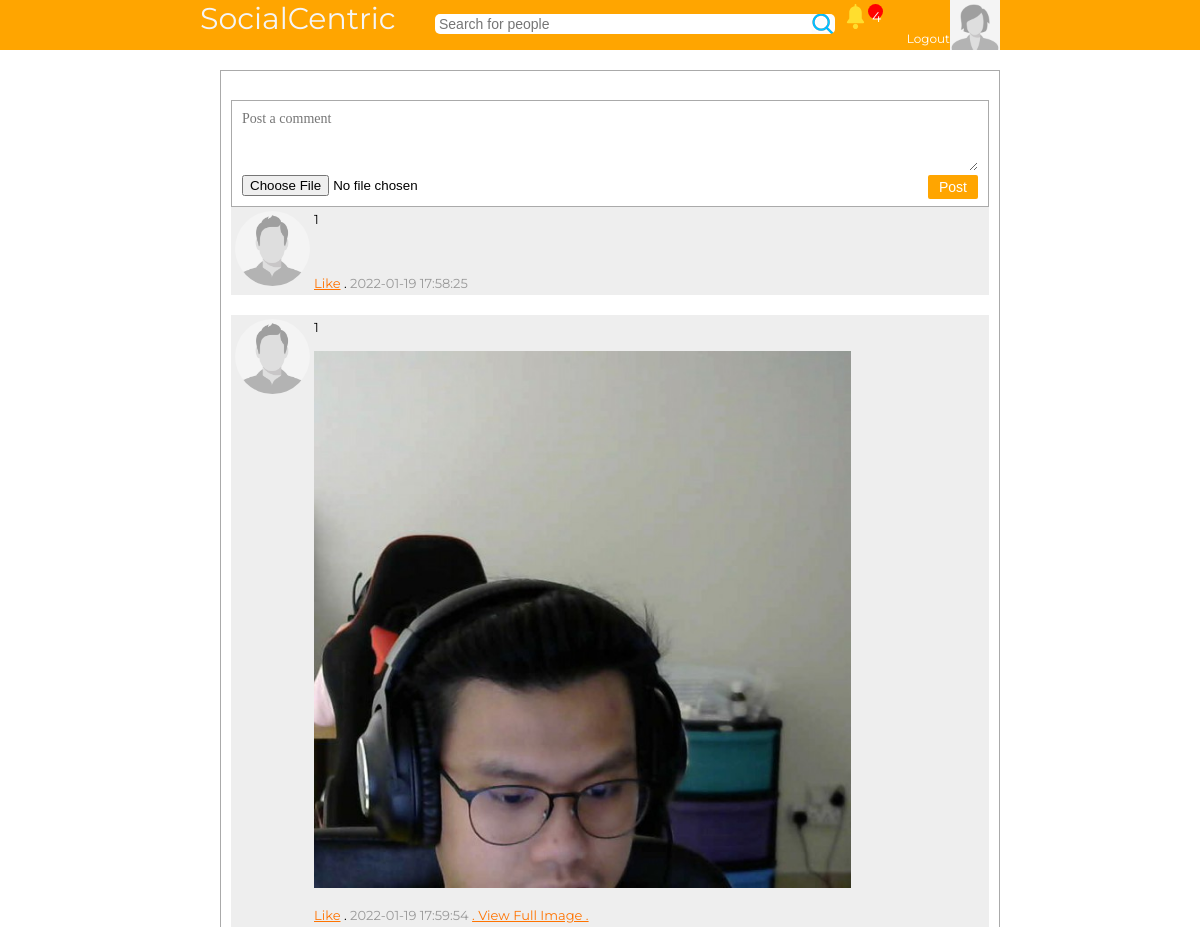
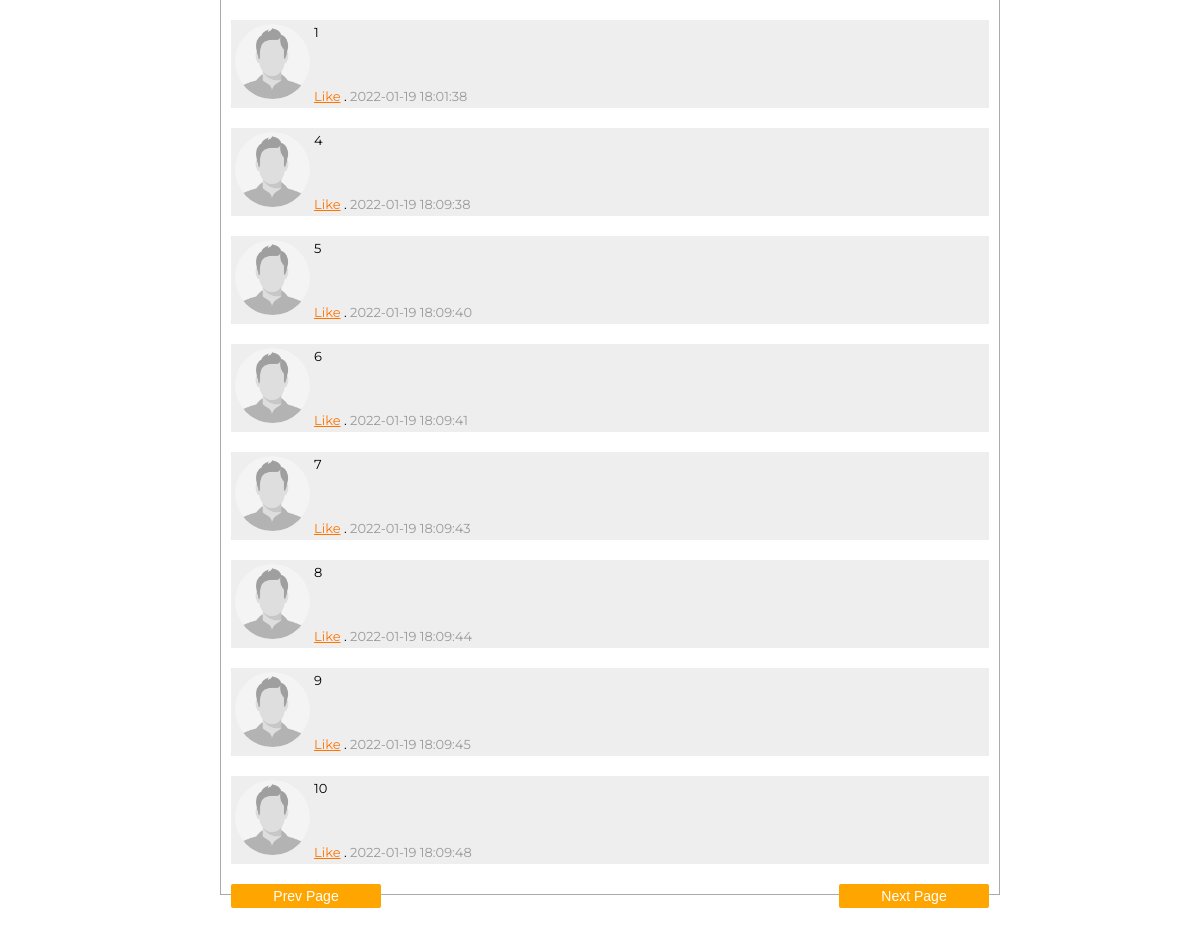
/single_post.php (signed in), run on the app's committed database (2 pictures, top to bottom).
### tables this page shows
CREATE TABLE IF NOT EXISTS `users` (
  `id` bigint(20) NOT NULL AUTO_INCREMENT,
  `userid` bigint(20) NOT NULL,
  `first_name` varchar(20) NOT NULL,
  `last_name` varchar(20) NOT NULL,
  `gender` varchar(6) NOT NULL,
  `profile_image` varchar(500) DEFAULT NULL,
  `cover_image` varchar(500) DEFAULT NULL,
  `date` datetime NOT NULL DEFAULT CURRENT_TIMESTAMP,
  `online` int(11) NOT NULL DEFAULT '0',
  `email` varchar(100) NOT NULL,
  `password` varchar(64) NOT NULL,
  `url_address` varchar(100) NOT NULL,
  `likes` int(11) NOT NULL DEFAULT '0',
  `about` text,
  `tag_name` varchar(20) DEFAULT NULL,
  PRIMARY KEY (`id`),
  KEY `userid` (`userid`),
  KEY `date` (`date`),
  KEY `online` (`online`),
  KEY `email` (`email`),
  KEY `url_address` (`url_address`),
  KEY `likes` (`likes`),
  KEY `tag_name` (`tag_name`)
);

CREATE TABLE IF NOT EXISTS `posts` (
  `id` bigint(20) NOT NULL AUTO_INCREMENT,
  `postid` bigint(20) NOT NULL,
  `post` text NOT NULL,
  `image` varchar(500) DEFAULT NULL,
  `has_image` tinyint(1) NOT NULL DEFAULT '0',
  `is_profile_image` tinyint(1) NOT NULL DEFAULT '0',
  `is_cover_image` tinyint(1) NOT NULL DEFAULT '0',
  `parent` bigint(20) DEFAULT NULL,
  `date` datetime NOT NULL DEFAULT CURRENT_TIMESTAMP,
  `userid` bigint(20) NOT NULL,
  `likes` int(11) NOT NULL DEFAULT '0',
  `comments` int(11) NOT NULL DEFAULT '0',
  `tags` varchar(2048) DEFAULT NULL,
  PRIMARY KEY (`id`),
  KEY `postid` (`postid`),
  KEY `date` (`date`),
  KEY `parent` (`parent`),
  KEY `userid` (`userid`),
  KEY `likes` (`likes`),
  KEY `comments` (`comments`)
);

### classes/connect.php (called while the page is built, shortened)
<?php
class Database
{
	private $host = "localhost:3306";
	private $username = "root";
	private $password = "";
	private $db = "socialcentric";
	function connect()
	{
		$connection = mysqli_connect($this->host,$this->username,$this->password,$this->db);
		return $connection;
	}
	function read($query)
	{
		$conn = $this->connect();
		$result = mysqli_query($conn,$query);
		if(!$result)
		{
			return false;
		}
		else
		{
			$data = false;
			while($row = mysqli_fetch_assoc($result))
			{
				$data[] = $row;
			}
			return $data;
		}
	}
}
?>

### classes/login.php (called while the page is built, shortened)
<?php
class Login
{
	public function check_login($id,$redirect = true)
	{
		if(is_numeric($id))
		{
			$query = "select * from users where userid = '$id' limit 1 ";
			$DB = new Database();
			$result = $DB->read($query);
			if($result)
			{
				$user_data = $result[0];
				return $user_data;
			}
		}
	}
}
?>

### classes/image.php (called while the page is built, shortened)
<?php
class Image
{
	public function get_thumb_profile($filename)
	{
		$thumbnail = $filename . "_profile_thumb.jpg";
		if(file_exists($thumbnail))
		{
			return $thumbnail;
		}
	}
	public function get_thumb_post($filename)
	{
		$thumbnail = $filename . "_post_thumb.jpg";
		if(file_exists($thumbnail))
		{
			return $thumbnail;
		}
	}
}
?>

### classes/post.php (called while the page is built, shortened)
<?php
class Post
{
	public function get_comments($id)
	{
		$page_number = isset($_GET['page']) ? (int)$_GET['page'] : 1;
  		$page_number = ($page_number < 1) ? 1 : $page_number;
		$limit = 10;
 		$offset = ($page_number - 1) * $limit;
		$query = "select * from posts where parent = '$id' order by id asc limit $limit offset $offset";
		$DB = new Database();
		$result = $DB->read($query);
		if($result)
		{
			return $result;
		}else
		{
			return false;
		}
	}
}
?>

### comment.php (the view, shortened to what this page needs)
<div id="post" style="background-color: #eee;">
	<div>
		<?php
			$image = "images/user_male.jpg";
		?>
		<img src="<?php echo $image ?>" style="width: 75px;margin-right: 4px;border-radius: 50%;">
	</div>
	<div style="width: 100%;">
		<?php echo check_tags($COMMENT['post']) ?>
		<br><br>
		<?php
			if(file_exists($COMMENT['image']))
			{
				$post_image = $image_class->get_thumb_post($COMMENT['image']);
				echo "<img src='$post_image' style='width:80%;' />";
			}
		?>
	<br/><br/>
	<?php
		$likes = ($COMMENT['likes'] > 0) ? "(" .$COMMENT['likes']. ")" : "" ;
	?>
	<a href="like.php?type=post&id=<?php echo $COMMENT['postid'] ?>">Like<?php echo $likes ?></a> .
	<span style="color: #999;">
		<?php echo $COMMENT['date'] ?>
	</span>
	<?php
		if($COMMENT['has_image']){
			echo "<a href='image_view.php?id=$COMMENT[postid]' >";
			echo ". View Full Image . ";
			echo "</a>";
		}
	?>
	</div>
</div>

### single_post.php (shortened to what this page needs)
<?php
	$login = new Login();
	$user_data = $login->check_login($_SESSION['mybook_userid']);
 	$USER = $user_data;
	$Post = new Post();
	$ROW = false;
?>
<!DOCTYPE html>
	<html>
	<head>
	<link rel="stylesheet" href="styles/single_post.css" />
	</head>
	<body style= "background-image:url('brownbody.png');">
		<?php include("header.php"); ?>
		<div style="width: 800px;margin:auto;min-height: 400px;">
			<div style="display: flex;">
 				<div style="min-height: 400px;flex:2.5;padding: 20px;padding-right: 0px;">
 					<div style="border:solid thin #aaa; padding: 10px;background-color: white;">
  					 <?php
  					 		$image_class = new Image();
  					 ?>
  					 <?php if($ROW['parent'] == 0): ?>
	  					 <br style="clear: both;">
	  					 <div style="border:solid thin #aaa; padding: 10px;background-color: white;">
	 						<form method="post" enctype="multipart/form-data">
		 						<textarea name="post" placeholder="Post a comment"></textarea>
		 						<input type="file" name="file">
		 						<input id="post_button" type="submit" value="Post" style="background-color: orange;color: white;">
		 						<br>
	 						</form>
	 					</div>
 					 <?php else: ?>
 					 	<a href="single_post.php?id=<?php echo $ROW['parent'] ?>" >
 					 		<input id="post_button" style="width:auto;float: left;cursor: pointer;" type="button" value="Back to main post" />
 					 	</a>
 					 <?php endif; ?>
 						<?php
 							$comments = $Post->get_comments($ROW['postid']);
 							if(is_array($comments)){
 								foreach ($comments as $COMMENT) {
 									include("comment.php");
 								}
 							}
 							$pg = pagination_link();
 						?>
 						<?php if($ROW['parent'] == 0): ?>
	 						<a href="<?= $pg['next_page'] ?>">
		 					 <input id="post_button" type="button" value="Next Page" style="float: right;width:150px;">
		 					 </a>
		 					 <a href="<?= $pg['prev_page'] ?>">
		 					 <input id="post_button" type="button" value="Prev Page" style="float: left;width:150px;">
		 					 </a>
		 				<?php endif; ?>
 					</div>
 				</div>
			</div>
		</div>
	</body>
</html>

### header.php (shortened to what this page needs)
<?php
	$corner_image = "images/user_male.jpg";
	if(isset($USER)){
		if(file_exists($USER['profile_image']))
		{
			$image_class = new Image();
			$corner_image = $image_class->get_thumb_profile($USER['profile_image']);
		}else{
			if($USER['gender'] == "Female"){
				$corner_image = "images/user_female.jpg";
			}
		}
	}
?>
<div id="header">
	<form method="get" action="search.php">
		<div style="width: 800px;margin:auto;font-size: 30px;">
			<a href="index.php" style="color: whitesmoke; text-decoration:none;">SocialCentric</a>
			&nbsp &nbsp <input type="text" id="search_box" name="find" placeholder="Search for people" />
			<?php if(isset($USER)): ?>
				<a href="profile.php">
				<img src="<?php echo $corner_image ?>" style="width: 50px;float: right;">
				</a>
				<a href="logout.php">
				<span style="font-size:12px;float: right;margin-top:31px;color:white;">Logout</span>
				</a>
				<a href="notifications.php">
				<span style="display: inline-block;position: relative;">
					<img src="notif.svg" style="width:25px;float:right;margin-bottom10px;">
					<?php
						$notif = check_notifications();
					?>
					<?php if($notif > 0): ?>
						<div style="background-color: red;color: white;position: absolute;right:-15px;
						width:15px;height: 15px;border-radius: 50%;padding: 4px;text-align:center;font-size: 14px;"><?= $notif ?></div>
					<?php endif; ?>
				</span>
				</a>
			<?php endif; ?>
		</div>
	</form>
</div>

### classes/functions.php (shortened to what this page needs)
<?php
function pagination_link(){
	$page_number = isset($_GET['page']) ? (int)$_GET['page'] : 1;
	$arr['next_page'] = "";
	$arr['prev_page'] = "";
	$url = "http://" . $_SERVER['SERVER_NAME'] . $_SERVER['SCRIPT_NAME'];
	$url .= "?";
	$next_page_link = $url;
	$prev_page_link = $url;
	$page_found = false;
	$arr['next_page'] = $next_page_link;
	$arr['prev_page'] = $prev_page_link;
	if(!$page_found){
		$arr['next_page'] = $next_page_link . "&page=2";
		$arr['prev_page'] = $prev_page_link . "&page=1";
	}
	return $arr;
}
function check_notifications()
{
	$number = 0;
	$userid = $_SESSION['mybook_userid'];
	$DB = new Database();
	$follow = array();
	$sql = "select * from content_i_follow where disabled = 0 && userid = '$userid' limit 100";
	$i_follow = $DB->read($sql);
	if(count($follow) > 0){
		$str = "'" . implode("','", $follow) . "'";
		$query = "select * from notifications where (userid != '$userid' && content_owner = '$userid') || (contentid in ($str)) order by id desc limit 30";
	}else{
		$query = "select * from notifications where userid != '$userid' && content_owner = '$userid' order by id desc limit 30";
	}
 	$data = $DB->read($query);
 	if(is_array($data)){
 		foreach ($data as $row) {
	 		$query = "select * from notification_seen where userid = '$userid' && notification_id = '$row[id]' limit 1";
			$check = $DB->read($query);
			if(!is_array($check)){
				$number++;
			}
		}
	}
	return $number;
}
function check_tags($text)
{
	$str = "";
	$words = explode(" ", $text);
	if(is_array($words) && count($words)>0)
	{
		$DB = new Database();
		foreach ($words as $word) {
			if(preg_match("/@[a-zA-Z_0-9\Q,.\E]+/", $word)){
				$word = trim($word,'@');
				$word = trim($word,',');
				$tag_name = esc(trim($word,'.'));
				$query = "select * from users where tag_name = '$tag_name' limit 1";
				$user_row = $DB->read($query);
				if(is_array($user_row)){
					$user_row = $user_row[0];
					$str .= "<a href='profile.php?id=$user_row[userid]'>@" . $word . "</a> ";
				}else{
					$str .= htmlspecialchars($word) . " ";
				}
			}else{
				$str .= htmlspecialchars($word) . " ";
			}
		}
	}
	if($str != ""){
		return $str;
	}
	return htmlspecialchars($text);
}
?>

### styles/single_post.css (style rules this page uses)
* { padding: 0; margin: 0; box-sizing: border-box; }
html { font-family: "Montserrat", sans-serif; scroll-behavior: smooth; }
a { color: rgb(255, 115, 0); }
#header { height: 50px; width:100%; background-color: orange; color: whitesmoke; text-decoration:none; }
#search_box { width: 400px; height: 20px; border-radius: 5px; border:none; padding: 4px; font-size: 14px; background-image: url(search.png); background-repeat: no-repeat; background-position: right; }
textarea { width: 100%; border:none; font-family: tahoma; font-size: 14px; height: 60px; }
#post_button { float: right; background-color: orange; border:none; color: white; padding: 4px; font-size: 14px; border-radius: 2px; width: 50px; }
#post { padding: 4px; font-size: 13px; display: flex; margin-bottom: 20px; }

### data on the page
users: profile_image (picture)
posts: post "1", date "2022-01-19 17:58:25"
posts: post "1", image (picture), date "2022-01-19 17:59:54"
posts: post "1", date "2022-01-19 18:01:38"
posts: post "4", date "2022-01-19 18:09:38"
posts: post "5", date "2022-01-19 18:09:40"
posts: post "6", date "2022-01-19 18:09:41"
posts: post "7", date "2022-01-19 18:09:43"
posts: post "8", date "2022-01-19 18:09:44"
posts: post "9", date "2022-01-19 18:09:45"
posts: post "10", date "2022-01-19 18:09:48"

### other printed values
$notif "4"
